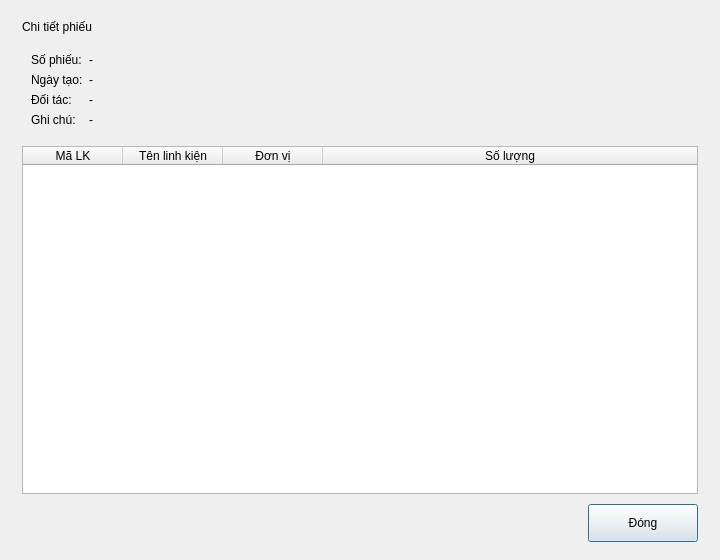
<?xml version="1.0" encoding="UTF-8"?>
<ui version="4.0">
 <class>ReceiptDetailDialog</class>
 <widget class="QDialog" name="ReceiptDetailDialog">
  <property name="geometry"><rect><x>0</x><y>0</y><width>720</width><height>560</height></rect></property>
  <property name="windowTitle"><string>Chi tiết phiếu</string></property>
  <property name="modal"><bool>true</bool></property>
  <layout class="QVBoxLayout" name="mainLayout">
   <property name="leftMargin"><number>22</number></property>
   <property name="topMargin"><number>20</number></property>
   <property name="rightMargin"><number>22</number></property>
   <property name="bottomMargin"><number>18</number></property>
   <property name="spacing"><number>10</number></property>
   <item>
    <widget class="QLabel" name="lblTitle">
     <property name="text"><string>Chi tiết phiếu</string></property>
     <property name="objectName" stdset="0"><string notr="true">dialogTitle</string></property>
    </widget>
   </item>
   <item>
    <widget class="QFrame" name="infoFrame">
     <layout class="QFormLayout" name="infoForm">
      <item row="0" column="0"><widget class="QLabel" name="lblCodeCaption"><property name="text"><string>Số phiếu:</string></property></widget></item>
      <item row="0" column="1"><widget class="QLabel" name="lblCodeValue"><property name="text"><string>-</string></property></widget></item>
      <item row="1" column="0"><widget class="QLabel" name="lblDateCaption"><property name="text"><string>Ngày tạo:</string></property></widget></item>
      <item row="1" column="1"><widget class="QLabel" name="lblDateValue"><property name="text"><string>-</string></property></widget></item>
      <item row="2" column="0"><widget class="QLabel" name="lblPartnerCaption"><property name="text"><string>Đối tác:</string></property></widget></item>
      <item row="2" column="1"><widget class="QLabel" name="lblPartnerValue"><property name="text"><string>-</string></property></widget></item>
      <item row="3" column="0"><widget class="QLabel" name="lblNoteCaption"><property name="text"><string>Ghi chú:</string></property></widget></item>
      <item row="3" column="1"><widget class="QLabel" name="lblNoteValue"><property name="text"><string>-</string></property></widget></item>
     </layout>
    </widget>
   </item>
   <item>
    <widget class="QTableWidget" name="tblDetail">
     <property name="editTriggers"><set>QAbstractItemView::NoEditTriggers</set></property>
     <property name="alternatingRowColors"><bool>true</bool></property>
     <attribute name="horizontalHeaderStretchLastSection"><bool>true</bool></attribute>
     <column><property name="text"><string>Mã LK</string></property></column>
     <column><property name="text"><string>Tên linh kiện</string></property></column>
     <column><property name="text"><string>Đơn vị</string></property></column>
     <column><property name="text"><string>Số lượng</string></property></column>
    </widget>
   </item>
   <item>
    <layout class="QHBoxLayout" name="buttonLayout">
     <item>
      <spacer name="btnSpacer">
       <property name="orientation"><enum>Qt::Horizontal</enum></property>
       <property name="sizeHint"><size><width>40</width><height>20</height></size></property>
      </spacer>
     </item>
     <item>
      <widget class="QPushButton" name="btnClose">
       <property name="minimumSize"><size><width>110</width><height>38</height></size></property>
       <property name="cursor"><cursorShape>PointingHandCursor</cursorShape></property>
       <property name="text"><string>Đóng</string></property>
      </widget>
     </item>
    </layout>
   </item>
  </layout>
 </widget>
 <resources/>
 <connections/>
</ui>
